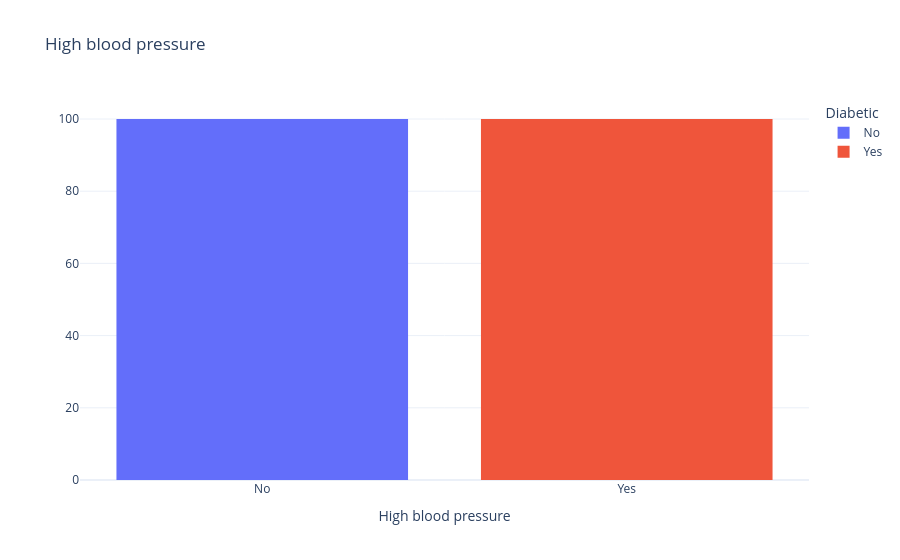
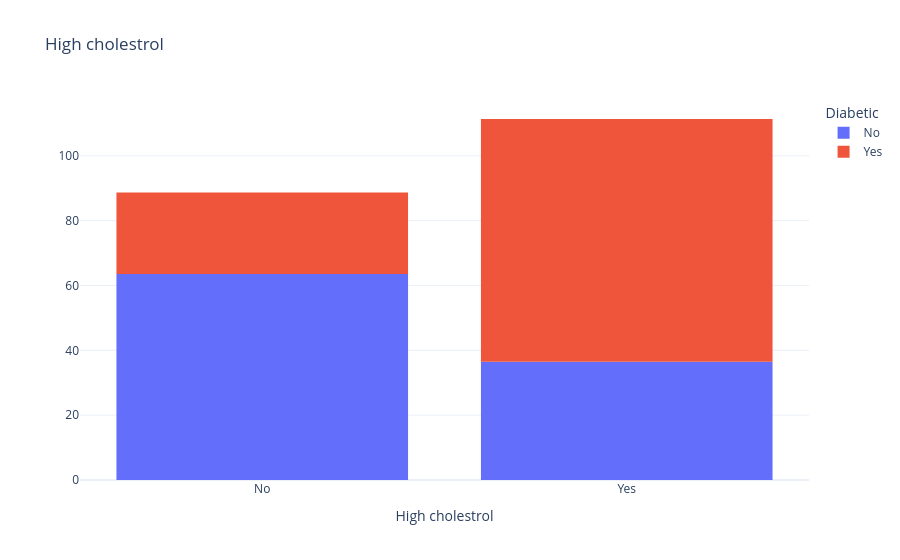
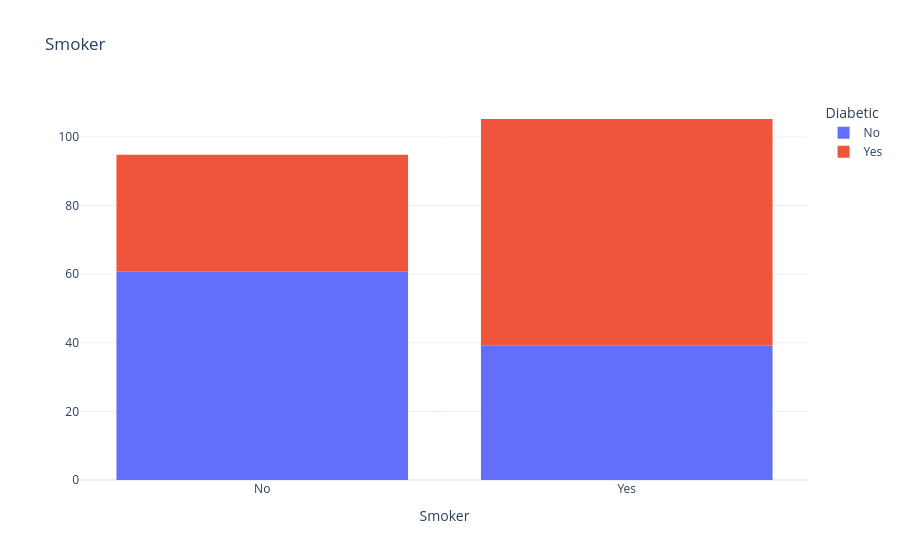

The code cell stored with these charts, in order, in its notebook:
### Code cell
# create a list of factors to get a better look at their impact on the diabetes diagnosis
factors = ['HighBP', 'HighChol', 'Smoker', 'Stroke', 'HeartDiseaseorAttack', 'PhysActivity', 'HvyAlcoholConsump']

# create a list of titles for the factors 
fac_titles = ['High blood pressure', 'High cholestrol', 'Smoker', 'Stroke', 'Heart Disease/Attack', 'Physical Activity', 'Alcholic']

# loop through each factor and visualize it with a stacked bar chart to show the percentage of each category
for col, title in zip(bin_cols, fac_titles):
    fig = px.histogram(df_categories, x=col, color='Diabetes_binary', histnorm='percent',
     labels={f'{col}': f'{title}', 'Diabetes_binary': 'Diabetic'}, title=title)
    fig.update_layout(template='plotly_white', yaxis_title=None, xaxis_title=title)
    fig.show()

### Figure 1 — Plotly figure (JSON) as saved in the notebook; plotly's stock layout.template omitted (floating-point values rounded to 4 significant figures; data arrays with more than 128 entries replaced by an {"elided": "..."} marker saying what was removed)
{"data": [{"alignmentgroup": "True", "bingroup": "x", "histnorm": "percent", "hovertemplate": "Diabetic=%{x}<br>percent=%{y}<extra></extra>", "legendgroup": "No", "marker": {"color": "#636efa", "pattern": {"shape": ""}}, "name": "No", "offsetgroup": "No", "orientation": "v", "showlegend": true, "type": "histogram", "x": {"elided": "6024 str values"}, "xaxis": "x", "yaxis": "y"}, {"alignmentgroup": "True", "bingroup": "x", "histnorm": "percent", "hovertemplate": "Diabetic=%{x}<br>percent=%{y}<extra></extra>", "legendgroup": "Yes", "marker": {"color": "#EF553B", "pattern": {"shape": ""}}, "name": "Yes", "offsetgroup": "Yes", "orientation": "v", "showlegend": true, "type": "histogram", "x": {"elided": "5976 str values"}, "xaxis": "x", "yaxis": "y"}], "layout": {"barmode": "relative", "legend": {"title": {"text": "Diabetic"}, "tracegroupgap": 0}, "title": {"text": "High blood pressure"}, "xaxis": {"anchor": "y", "categoryarray": ["No", "Yes"], "categoryorder": "array", "domain": [0, 1], "title": {"text": "High blood pressure"}}, "yaxis": {"anchor": "x", "domain": [0, 1], "title": {}}}}

### Figure 2 — Plotly figure (JSON) as saved in the notebook; plotly's stock layout.template omitted (floating-point values rounded to 4 significant figures; data arrays with more than 128 entries replaced by an {"elided": "..."} marker saying what was removed)
{"data": [{"alignmentgroup": "True", "bingroup": "x", "histnorm": "percent", "hovertemplate": "Diabetic=No<br>High cholestrol=%{x}<br>percent=%{y}<extra></extra>", "legendgroup": "No", "marker": {"color": "#636efa", "pattern": {"shape": ""}}, "name": "No", "offsetgroup": "No", "orientation": "v", "showlegend": true, "type": "histogram", "x": {"elided": "6024 str values"}, "xaxis": "x", "yaxis": "y"}, {"alignmentgroup": "True", "bingroup": "x", "histnorm": "percent", "hovertemplate": "Diabetic=Yes<br>High cholestrol=%{x}<br>percent=%{y}<extra></extra>", "legendgroup": "Yes", "marker": {"color": "#EF553B", "pattern": {"shape": ""}}, "name": "Yes", "offsetgroup": "Yes", "orientation": "v", "showlegend": true, "type": "histogram", "x": {"elided": "5976 str values"}, "xaxis": "x", "yaxis": "y"}], "layout": {"barmode": "relative", "legend": {"title": {"text": "Diabetic"}, "tracegroupgap": 0}, "title": {"text": "High cholestrol"}, "xaxis": {"anchor": "y", "domain": [0, 1], "title": {"text": "High cholestrol"}}, "yaxis": {"anchor": "x", "domain": [0, 1], "title": {}}}}

### Figure 3 — Plotly figure (JSON) as saved in the notebook; plotly's stock layout.template omitted (floating-point values rounded to 4 significant figures; data arrays with more than 128 entries replaced by an {"elided": "..."} marker saying what was removed)
{"data": [{"alignmentgroup": "True", "bingroup": "x", "histnorm": "percent", "hovertemplate": "Diabetic=No<br>Smoker=%{x}<br>percent=%{y}<extra></extra>", "legendgroup": "No", "marker": {"color": "#636efa", "pattern": {"shape": ""}}, "name": "No", "offsetgroup": "No", "orientation": "v", "showlegend": true, "type": "histogram", "x": {"elided": "6024 str values"}, "xaxis": "x", "yaxis": "y"}, {"alignmentgroup": "True", "bingroup": "x", "histnorm": "percent", "hovertemplate": "Diabetic=Yes<br>Smoker=%{x}<br>percent=%{y}<extra></extra>", "legendgroup": "Yes", "marker": {"color": "#EF553B", "pattern": {"shape": ""}}, "name": "Yes", "offsetgroup": "Yes", "orientation": "v", "showlegend": true, "type": "histogram", "x": {"elided": "5976 str values"}, "xaxis": "x", "yaxis": "y"}], "layout": {"barmode": "relative", "legend": {"title": {"text": "Diabetic"}, "tracegroupgap": 0}, "title": {"text": "Smoker"}, "xaxis": {"anchor": "y", "domain": [0, 1], "title": {"text": "Smoker"}}, "yaxis": {"anchor": "x", "domain": [0, 1], "title": {}}}}
